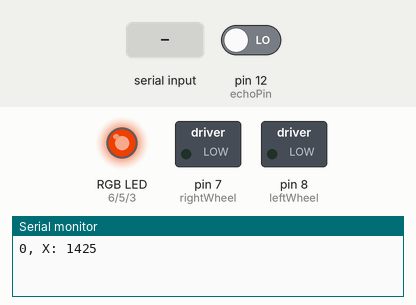
Bench run of a sketch on a simulated Arduino Uno, built with avr-gcc and run on an emulated ATmega328P. On the bench: switched loads named in the sketch (green lamp = pin HIGH), an RGB LED mixed from three pins (HIGH = lit), the last lines printed to the serial monitor. Inputs (shaded band) come from the test bench; at power-on: pin 12 (echoPin) LOW. Pins used as bus, display or sensor lines are not drawn.

Above: at 1.2 s.
1.3 s: "a" received over Serial
At 2.6 s:
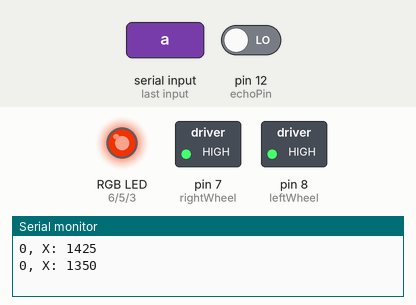
4.3 s: "b" received over Serial
At 7.2 s:
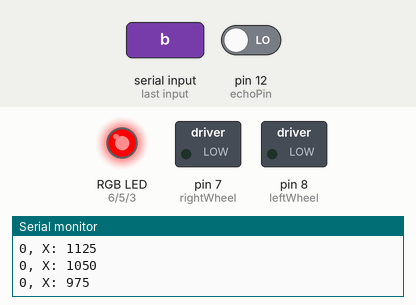
7.3 s: "c" received over Serial
At 9.2 s:
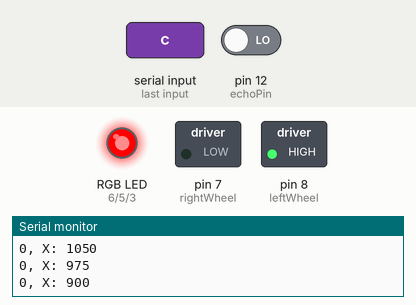
9.7 s: "d" received over Serial
At 11.4 s:
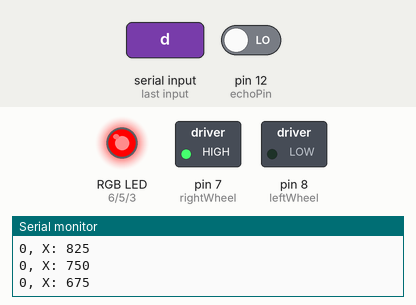
11.7 s: "a" received over Serial
At 13.6 s:
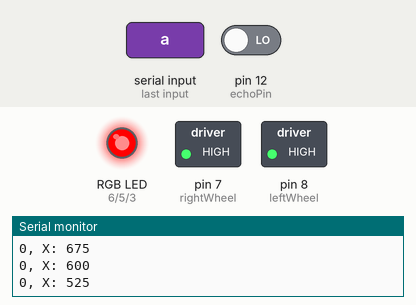
Timing chart, 0 to 14.8 s (numbered marks = the images above; inputs shaded):
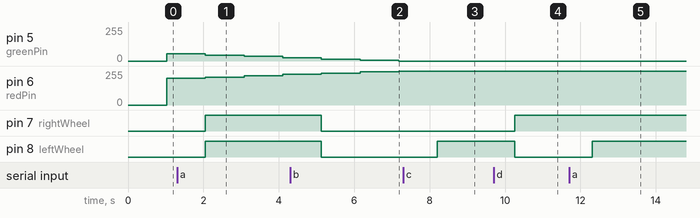

Measured:
- after the input at 1.3 s, pin 7 (rightWheel), pin 8 (leftWheel): LOW → HIGH after 0.75 s
- after the input at 4.3 s, pin 7 (rightWheel), pin 8 (leftWheel): HIGH → LOW after 0.83 s
- after the input at 7.3 s, pin 8 (leftWheel): LOW → HIGH after 0.90 s
- after the input at 9.7 s, pin 7 (rightWheel): LOW → HIGH after 0.56 s; pin 8 (leftWheel): HIGH → LOW after 0.56 s
- after the input at 11.7 s, pin 8 (leftWheel): LOW → HIGH after 0.61 s

The sketch:

Auto.ino
```cpp
// Pines de conexión
const int bluePin    = 3;
const int greenPin   = 5;
const int redPin     = 6;
const int rightWheel = 7;
const int leftWheel  = 8;
const int trigPin    = 11;
const int echoPin    = 12;

// Otras Constantes
const int tamArreglo = 20;

// Variables
int  pingTravelTime[tamArreglo];
char input;

// Structs
struct RGB {
  double red;
  double green;
  double blue;
};

// Método avanzar el auto
void go() {
  digitalWrite(rightWheel, HIGH);
  digitalWrite(leftWheel, HIGH);
}

// Método para parar el auto
void stop() {
  digitalWrite(rightWheel, LOW);
  digitalWrite(leftWheel, LOW);
}

// Método para doblar a la derecha el auto
void turnRight() {
  digitalWrite(rightWheel, LOW);
  digitalWrite(leftWheel, HIGH);
}

// Método para doblar a la izquierda el auto
void turnLeft() {
  digitalWrite(leftWheel, LOW);
  digitalWrite(rightWheel, HIGH);
}

// Método para calcular la distancia atraves del sensor ultrasonido
void revisarDistancia() {
  digitalWrite(trigPin, HIGH);
  delayMicroseconds(10);
  pingTravelTime[0] = pulseIn(echoPin, HIGH);
  delay(25);
  digitalWrite(trigPin, LOW);
}

// Método para calcular el promedio de las ultimas distancias obtenidas
int pingTravelTimeX() {
  long suma = 0;
  for(int i = 0; i < tamArreglo; i++) {
    suma += pingTravelTime[i];
  }
  return int(suma/40);
}

// Método para determinar el color que tendra el led dependiendo la distancia
struct RGB ledColor(int time) {
  RGB color;
  if(time <= 1000) {
    color.red = 255;
    color.green = 0;
    color.blue = 0;
  } else if(1000 < time && time <= 3000) {
    color.red   = -0.1275*time + 382.5;
    color.green = 0.1275*time - 127.5;
    color.blue  = 0;
  } else if(3000 < time && time <= 5000) {
    color.red   = 0;
    color.green = -0.1275*time + 382.5;
    color.blue  = 0.1275*time - 127.5;
  } else if(5000 < time && time <= 7000) {
    color.red   = 0.1275*time - 127.5;
    color.green = 0;
    color.blue  = 255;
  } else {
    color.red   = 255;
    color.green = 0;
    color.blue  = 255;
  }
  return color;
}

// Método para encender el led RGB
void colorearLed() {
  RGB color = ledColor(pingTravelTimeX());
  analogWrite(redPin, int(color.red));
  analogWrite(greenPin, int(color.green));
  analogWrite(bluePin, int(color.blue));
}

void setup() {
  Serial.begin(9600);

  pinMode(redPin, OUTPUT);
  pinMode(greenPin, OUTPUT);
  pinMode(bluePin, OUTPUT);
  pinMode(trigPin, OUTPUT);
  pinMode(echoPin, INPUT);
  pinMode(rightWheel, OUTPUT);
  pinMode(leftWheel, OUTPUT);

  for(int i = 0; i < tamArreglo; i++) { // El arreglo de tiempos comienza con un valor medio
    pingTravelTime[i] = 3000;
  }
}

void loop() {
  if(Serial.available()) { // Recibimos la señal bluetooth y la manejamos a nuestro gusto
    input = Serial.read();
    if(input == 'a') {
      go();
    }
    else if(input == 'b') {
      stop();
    }
    else if(input == 'c') {
      turnRight();
    }
    else if(input == 'd') {
      turnLeft();
    }
  }

  for(int i = tamArreglo - 1; i > 0 ; i--) {  // Acomodamos el arreglo de los tiempos eliminando el ultimo
    pingTravelTime[i] = pingTravelTime[i-1];;
  }

  revisarDistancia(); // Agregamos un tiempo más al arreglo
  Serial.println(String(pingTravelTime[0]) + ", X: " + String(pingTravelTimeX())); // Imprimimos en el monitor serial la comparacion entre el ultimo valor y el promedio
  colorearLed(); // Pintamos el led
}
```
